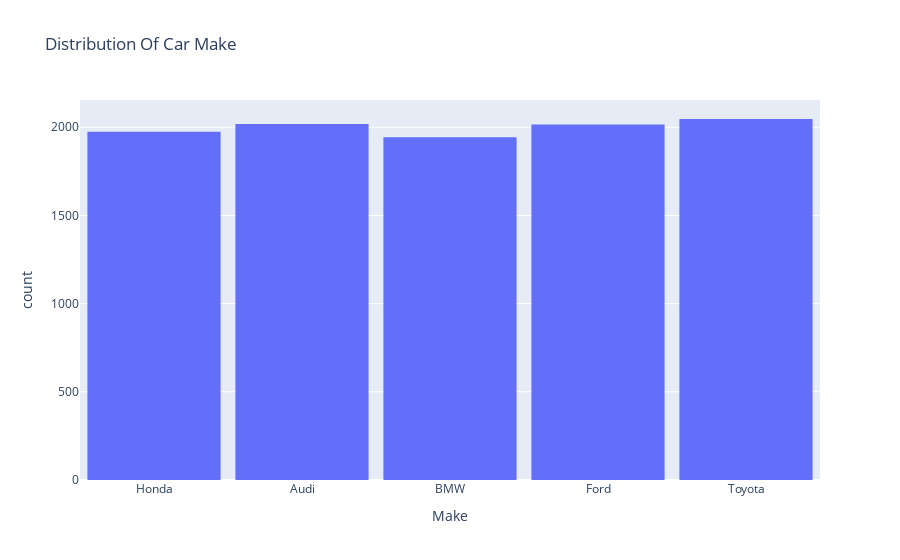

Notebook source saved alongside this figure:
### Code cell
fig = px.histogram(
    car_df,
    x='Make',
    title='Distribution Of Car Make'
)
fig.update_layout(bargap=0.1)

### Figure 1 — Plotly figure (JSON) as saved in the notebook; plotly's stock layout.template omitted (floating-point values rounded to 4 significant figures; data arrays with more than 128 entries replaced by an {"elided": "..."} marker saying what was removed)
{"data": [{"bingroup": "x", "hovertemplate": "Make=%{x}<br>count=%{y}<extra></extra>", "legendgroup": "", "marker": {"color": "#636efa", "pattern": {"shape": ""}}, "name": "", "orientation": "v", "showlegend": false, "type": "histogram", "x": {"elided": "10000 str values"}, "xaxis": "x", "yaxis": "y"}], "layout": {"bargap": 0.1, "barmode": "relative", "legend": {"tracegroupgap": 0}, "title": {"text": "Distribution Of Car Make"}, "xaxis": {"anchor": "y", "domain": [0, 1], "title": {"text": "Make"}}, "yaxis": {"anchor": "x", "domain": [0, 1], "title": {"text": "count"}}}}
